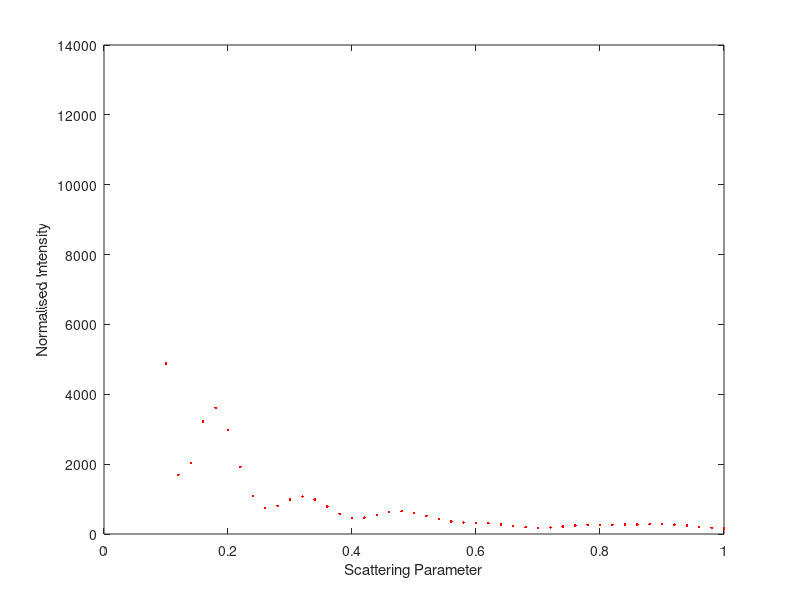

This chart was generated by the following MATLAB code:
clc;
clear;

N = 60;
D = 1;
b = 0;
B = ones(1,46);
A = load('CNT-5,5-Distances.txt');
for s = 0.1:0.02:1
b = b+1;
f = 2.310*exp(-20.844/4*(s^2))+1.020*exp(-10.208/4*(s^2))+1.589*exp(-0.569/4*(s^2))+0.865*exp(-51.651/4*(s^2))+0.216;
f2 = f*f;
sum = 0;
for i = 1:1:N*(N-1)/2
        sum = sum+sin(2*pi*s*A(i,1))/(2*pi*s*A(i,1));
end

B(1,b) = f2*(N+D*sum);
end
s = 0.1:0.02:1;
plot(s,B,'r.');
xlim([0,1]);
ylim([0,14000]);
xlabel('Scattering Parameter');
ylabel('Normalised Intensity');


